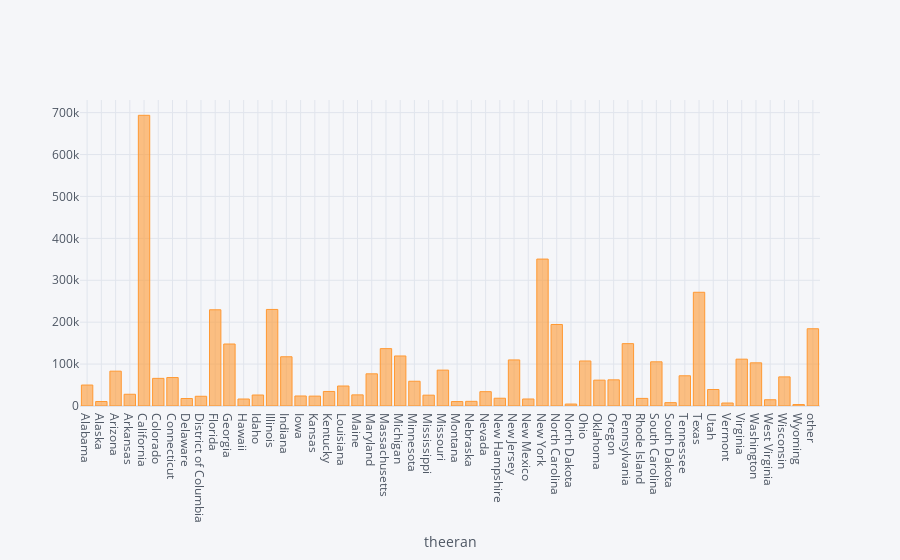

The code cell stored with this chart in its notebook:
### Code cell
q4=d4[['Donor State','Donation ID']].groupby('Donor State')
print(q4.count()['Donation ID'])
q4.count().iplot(kind="bar",xTitle="theeran")

### Figure 1 — Plotly figure (JSON) as saved in the notebook; plotly's stock layout.template omitted (floating-point values rounded to 4 significant figures)
{"data": [{"marker": {"color": "rgba(255, 153, 51, 0.6)", "line": {"color": "rgba(255, 153, 51, 1.0)", "width": 1}}, "name": "Donation ID", "orientation": "v", "text": "", "type": "bar", "x": ["Alabama", "Alaska", "Arizona", "Arkansas", "California", "Colorado", "Connecticut", "Delaware", "District of Columbia", "Florida", "Georgia", "Hawaii", "Idaho", "Illinois", "Indiana", "Iowa", "Kansas", "Kentucky", "Louisiana", "Maine", "Maryland", "Massachusetts", "Michigan", "Minnesota", "Mississippi", "Missouri", "Montana", "Nebraska", "Nevada", "New Hampshire", "New Jersey", "New Mexico", "New York", "North Carolina", "North Dakota", "Ohio", "Oklahoma", "Oregon", "Pennsylvania", "Rhode Island", "South Carolina", "South Dakota", "Tennessee", "Texas", "Utah", "Vermont", "Virginia", "Washington", "West Virginia", "Wisconsin", "Wyoming", "other"], "y": [50002, 10729, 83092, 28021, 693577, 65940, 67892, 17872, 23217, 229542, 147897, 16707, 26245, 230350, 117470, 23894, 23598, 34700, 47699, 26550, 76769, 136845, 119337, 59078, 25863, 85597, 10614, 11131, 34220, 18555, 109926, 16734, 350553, 194465, 4666, 107401, 61697, 62418, 148752, 18129, 105421, 7982, 72123, 271348, 39336, 7157, 111740, 103021, 14929, 69479, 3476, 184324]}], "layout": {"autosize": true, "legend": {"bgcolor": "#F5F6F9", "font": {"color": "#4D5663"}}, "paper_bgcolor": "#F5F6F9", "plot_bgcolor": "#F5F6F9", "title": {"font": {"color": "#4D5663"}}, "xaxis": {"autorange": true, "gridcolor": "#E1E5ED", "range": [-0.5, 51.5], "showgrid": true, "tickfont": {"color": "#4D5663"}, "title": {"font": {"color": "#4D5663"}, "text": "theeran"}, "type": "category", "zerolinecolor": "#E1E5ED"}, "yaxis": {"autorange": true, "gridcolor": "#E1E5ED", "range": [0, 730100.0], "showgrid": true, "tickfont": {"color": "#4D5663"}, "title": {"font": {"color": "#4D5663"}, "text": ""}, "type": "linear", "zerolinecolor": "#E1E5ED"}}}
